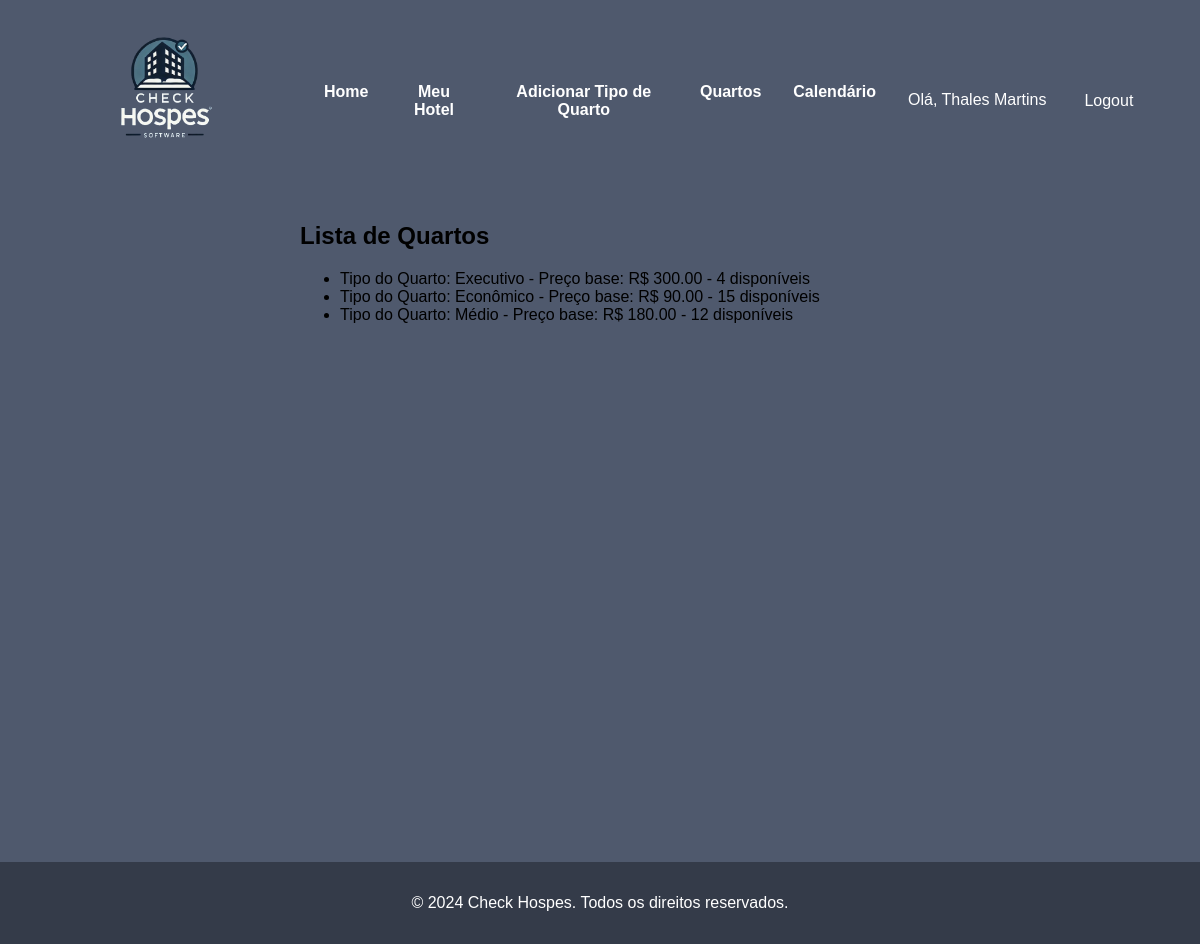
The page /quartos/ (signed in) on the database its author committed.
### pricing/models.py (models this page shows, shortened)
class TipoQuarto(models.Model):
    hotel = models.ForeignKey(Hotel, on_delete=models.CASCADE)
    tipo_quarto = models.CharField(max_length=50)
    preco_base = models.DecimalField(max_digits=10, decimal_places=2)
    quantidade = models.IntegerField()
    quartos_disponiveis = models.IntegerField()
    class Meta:
        verbose_name_plural = 'Tipos de quartos'

### pricing/views.py (the view)
# urls.py: path('quartos/', pricing_views.lista_quartos, name='quartos'),
@login_required
def lista_quartos(request):
    hotel = Hotel.objects.get(user=request.user)
    quartos = TipoQuarto.objects.filter(hotel=hotel)
    return render(request, 'quartos.html', {'quartos': quartos})

### pricing/context_processors.py (called while the page is built)
def user_full_name(request):
    if request.user.is_authenticated:
        return {'user_full_name': request.user.get_full_name()}
    return {}

### pricing/templates/quartos.html
{% extends 'base.html' %}
{% block content %}
  <h2>Lista de Quartos</h2>
  <ul>
    {% for quarto in quartos %}
      <li>Tipo do Quarto: {{ quarto.tipo_quarto }} - Preço base: R$ {{ quarto.preco_base }} - {{ quarto.quartos_disponiveis }} disponíveis</li>
    {% endfor %}
  </ul>
{% endblock %}

### pricing/templates/base.html (shortened to what this page needs)
<!DOCTYPE html>
<html lang="pt-br">
<head>
    {% load static %}
    <link rel="stylesheet" href="{% static 'css/styles.css' %}">
    <link rel="stylesheet" href="https://unpkg.com/swiper/swiper-bundle.min.css">
</head>
<body>
    <header>
        <nav>
            <div class="nav-left">
                <a href="{% url 'home' %}">
                    <img src="{% static 'img/logo.png' %}" alt="Check Hospes Logo" class="logo">
                </a>
            </div>
            <div class="nav-center">
                <ul>
                    <li><a href="{% url 'home' %}">Home</a></li>
                    {% if user.is_authenticated %}
                        <li><a href="{% url 'meu_hotel' %}">Meu Hotel</a></li>
                        <li><a href="{% url 'adicionar_quarto' %}">Adicionar Tipo de Quarto</a></li>
                        <li><a href="{% url 'quartos' %}">Quartos</a></li>
                        <li><a href="{% url 'visualizar_calendario' %}">Calendário</a></li>
                    {% endif %}
                </ul>
            </div>
            <div class="nav-right">
                <ul>
                    {% if user.is_authenticated %}
                        <li>Olá, {{ user.get_full_name }}</li>
                        <li>
                            <form id="logout-form" action="{% url 'logout' %}" method="post" style="display: inline;">
                                <button type="submit" style="background:none; border:none; color:white; cursor:pointer; font-size:inherit;">Logout</button>
                            </form>
                        </li>
                    {% else %}
                        <li><a href="{% url 'login' %}">Login</a></li>
                    {% endif %}
                </ul>
            </div>
        </nav>
    </header>
    <div class="conteudo">
        {% block content %}
        {% endblock %}
    </div>
    <footer>
        <p>&copy; 2024 Check Hospes. Todos os direitos reservados.</p>
    </footer>
</body>
</html>

### pricing/static/css/styles.css (style rules this page uses)
body { font-family: Arial, sans-serif; margin: 0; padding: 0; background-color: #4F596D; }
.conteudo { height: 80vh; width: 50%; margin: 0 auto; }
header { background-color: #4F596D; color: white; padding: 1rem 0; text-align: center; }
nav { display: flex; justify-content: space-between; align-items: center; padding: 0 1rem; }
.nav-left { flex: 1; }
.nav-center { flex: 2; display: flex; justify-content: center; }
.nav-right { flex: 1; display: flex; justify-content: left; }
nav ul { list-style: none; padding: 0; margin: 0; display: flex; }
nav ul li { margin: 0 1rem; }
nav ul li a { color: white; text-decoration: none; font-weight: bold; }
.logo { width: 100px; }
footer { background-color: #343b49; color: white; text-align: center; padding: 1rem 0; position: relative; bottom: 0; left: 0; width: 100%; }
.logo { width: 150px; margin-bottom: 1rem; }

### rows shown on the page
TipoQuarto: tipo_quarto "Executivo", preco_base "300.00", quartos_disponiveis "4"
TipoQuarto: tipo_quarto "Econômico", preco_base "90.00", quartos_disponiveis "15"
TipoQuarto: tipo_quarto "Médio", preco_base "180.00", quartos_disponiveis "12"

### other values the page prints
{{ user.get_full_name }} "Thales Martins"
